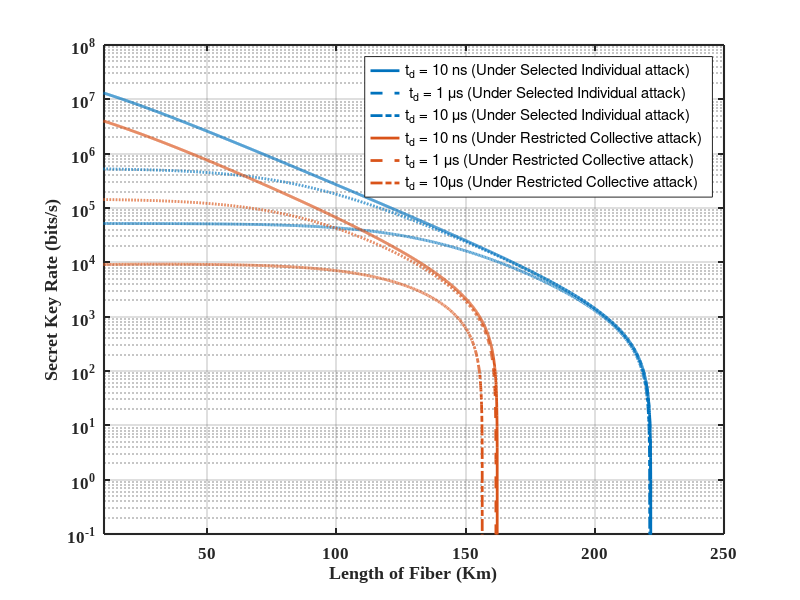

Recreate this plot in MATLAB.
clc; clear;
% parameters
mu = 0.5; % Mean Number of Photons/Pulse
alpha = 0.2; % Attenuation in fiber in dB/Km
delta_f = 1e3; % Linewidth in Hz
L = 0:0.05:250; % Length of Fiber
R_b = 1e9; % Sequence length
t_B = 0.5; % Transmittance of BS
loss_MZI = 1 * 10^(-0.2); % 2 dB loss in MZI
theta = 0; % Phase difference of two consecutive pulses
eta = 0.2; % Efficiency of detector
P_d = 2e-7 % Dark Cout Probability/Pulse in detector
t_BSE = 0.8; % Transmittance of Eve's BS
f_decoy = 0.2; % Probability used to generate the decoy state
duty_cycle_TTL = 0.75; % Duty cycle of TTL pulses
f = 1.16;
% Different Dead Time values
t_d_values = [10e-9 1e-6 10e-6 ];
lines = {'-','--','-.'};
H2 = @(x) -(x .* log2(max(x,eps)) + (1-x) .* log2(max(1-x,eps)));
ntd = length(t_d_values);
nL = length(L);
R_ind_all = NaN(ntd,nL);
R_col_all = NaN(ntd,nL);
for k = 1:ntd
        t_d = t_d_values(k);
% Phase Noise at LASER
sigma = sqrt(2*pi*delta_f.*(1./R_b));
%Channel transmittance
eta_channel = 10.^(- alpha * L /10);
Photon_count_after_channel = mu * 10.^(- alpha * L /10) .* R_b;
%% DATA LINE %%
% After Beam Splitter
Photon_count_after_BS = mu * 10.^(- alpha * L /10).* R_b * t_B;
% Photon Counts considering the SPD efficiency and dark count rate
Photon_count_after_D_d = Photon_count_after_BS .* eta + P_d .* R_b;
% Effective time difference between two consecutive pulses at data line
effective_time_difference_D_d = 1./(Photon_count_after_D_d) + t_d;
% Considering the Duty Cycle of TTL Pulses at D_d
effective_counts_D_d = ((1./effective_time_difference_D_d)).* duty_cycle_TTL;
% QBER
Q_data_0 = (P_d*R_b - P_d*R_b*(1- exp(-mu.*eta_channel*eta*t_B)))./(effective_counts_D_d);
Q_data = (P_d*R_b - P_d*R_b*(1- exp(-mu.*eta_channel*eta*t_B)))./(effective_counts_D_d).*100;
Q_data_0 = min(max(Q_data_0,0),1);
%% MONITORING LINE%%
% After Beam Splitter
Photon_count_after_BS = mu * 10.^(- alpha * L /10).* R_b * (1-t_B);
% Photon Counts after MZI
Photon_Count_MZI_Upper = loss_MZI * mu * 10.^(- alpha * L /10).*  R_b * (1-t_B) * ((1+ 1*exp(-(sigma.^2)./2) * cos(theta))/2);
Photon_Count_MZI_Lower = loss_MZI * mu * 10.^(- alpha * L /10).*  R_b * (1-t_B) * ((1- 1*exp(-(sigma.^2)./2) * cos(theta))/2);
% No. of Photons reach at the SPDs
Photon_Count_before_SPD_0 = Photon_Count_MZI_Upper;
Photon_Count_before_SPD_1 = Photon_Count_MZI_Lower;
% Photon Couts considering the SPD efficiency and dark count rate
Photon_Count_after_SPD_0 = Photon_Count_before_SPD_0 * eta + P_d .* R_b;
Photon_Count_after_SPD_1 = Photon_Count_before_SPD_1 * eta + P_d .* R_b;
% Effective time difference between two consecutive pulses
effective_time_difference_SPD_0 = 1./(Photon_Count_after_SPD_0) + t_d;
effective_time_difference_SPD_1 = 1./(Photon_Count_after_SPD_1) + t_d;
% Considering the Duty Cycle of TTL Pulses
effective_counts_SPD_0 = ((1./effective_time_difference_SPD_0))* duty_cycle_TTL;
effective_counts_SPD_1 = ((1./effective_time_difference_SPD_1))* duty_cycle_TTL;
% Considering the Probability factor
total_counts_D_M1 = ((1./effective_time_difference_SPD_0))* duty_cycle_TTL * (2.*f_decoy + (1-f_decoy).^2./2);
total_counts_D_M2 = ((1./effective_time_difference_SPD_1))* duty_cycle_TTL * (2.*f_decoy + (1-f_decoy).^2./2);
% Visibility
V = (total_counts_D_M1 - total_counts_D_M2)./(total_counts_D_M1 + total_counts_D_M2);
V = min(max(V,0),1);
% No of counts after Sifting
R_s = effective_counts_D_d * (1 - f_decoy);
% Eve's Information
I_Eve =  mu .* 10.^(- 0.2*1/10) .* (1 -  t_BSE) + (1 - V) .*(1 + exp(-mu .* eta_channel)) ./(2*exp(-mu .* eta_channel));
%Overlap
Delta = (2.*V - 1).*exp(-mu) - 2.*sqrt(1 - exp(-2.*mu)).*sqrt(V.*(1 - V));
Delta = min(max(Delta,-1),1);
%Holevo Information under restricted cillective attacks
zeta_COW = Q_data_0 + (1 - Q_data_0).*H2((1 + Delta)./2);
% Secret key rate under selected Individual attacks
R_ind = R_s .* (1 - f .* H2(Q_data_0) - I_Eve );
R_ind(R_ind<=0) = eps;
    R_ind_all(k,:) = R_ind;
% Secret key rate under restricted Collective attacks
R_col = R_s .* (1 - f .* H2(Q_data_0) - zeta_COW);
R_col(R_col<=0) = eps;
    R_col_all(k,:) = R_col;
end
figure(1);
clf;
hold on;
h1 = semilogy(L,R_ind_all(1,:),'LineStyle','-','Color',[0 0.4470 0.7410],  'LineWidth',2);
h2 = semilogy(L,R_ind_all(2,:), 'LineStyle','--','Color',[0 0.4470 0.7410],'LineWidth',2);
h3 = semilogy(L,R_ind_all(3,:),'LineStyle','-.','Color',[0 0.4470 0.7410],  'LineWidth',2);

h4 = semilogy(L,R_col_all(1,:),'LineStyle','-','Color',[0.8500 0.3250 0.0980], 'LineWidth',2);
h5 = semilogy(L,R_col_all(2,:), 'LineStyle','--','Color',[0.8500 0.3250 0.0980], 'LineWidth',2);
h6 = semilogy(L,R_col_all(3,:),'LineStyle','-.','Color',[0.8500 0.3250 0.0980], 'LineWidth',2);
xlabel('Length of Fiber (Km)', 'FontName','Times New Roman', 'FontSize',16,'FontWeight','bold');
ylabel('Secret Key Rate (bits/s)', 'FontName','Times New Roman', 'FontSize',16,'FontWeight','bold');
legend([h1 h2 h3 h4 h5 h6], {'t_d = 10 ns (Under Selected Individual attack)', ' t_d = 1 \mus (Under Selected Individual attack)', 't_d = 10 \mus (Under Selected Individual attack)', 't_d = 10 ns (Under Restricted Collective attack)', 't_d = 1 \mus (Under Restricted Collective attack)',  't_d = 10\mus (Under Restricted Collective attack)'}, 'Location','northeast','FontSize',9);
grid on;
box on;
ax = gca;
set(ax,'YScale','log');
set(ax,'XScale','linear');
xlim([10 250]);
ylim([1e-1 1e8]);
set(gca,'FontName','Times New Roman', 'FontSize',12, 'LineWidth',1.5, 'FontWeight','bold');
hold off;
    
